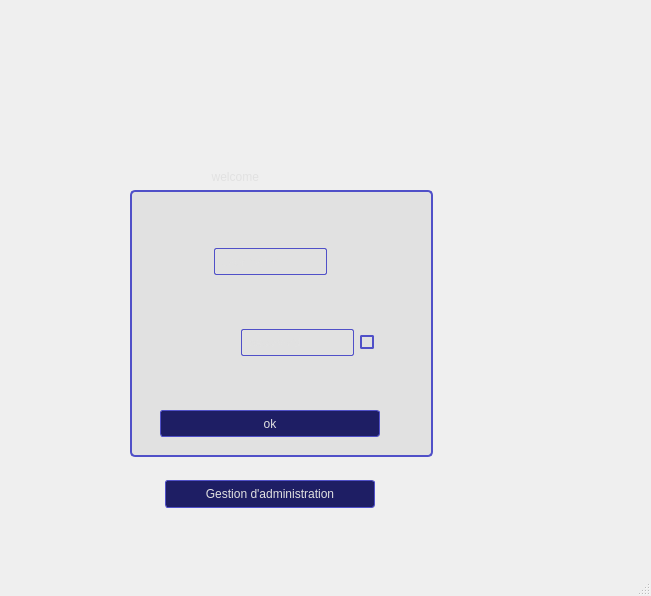
<?xml version="1.0" encoding="UTF-8"?>
<ui version="4.0">
 <class>log_in</class>
 <widget class="QMainWindow" name="log_in">
  <property name="geometry">
   <rect>
    <x>0</x>
    <y>0</y>
    <width>651</width>
    <height>596</height>
   </rect>
  </property>
  <property name="minimumSize">
   <size>
    <width>651</width>
    <height>596</height>
   </size>
  </property>
  <property name="maximumSize">
   <size>
    <width>651</width>
    <height>596</height>
   </size>
  </property>
  <property name="windowTitle">
   <string/>
  </property>
  <property name="styleSheet">
   <string notr="true"/>
  </property>
  <widget class="QWidget" name="centralwidget">
   <widget class="QGroupBox" name="groupBox">
    <property name="geometry">
     <rect>
      <x>130</x>
      <y>170</y>
      <width>303</width>
      <height>297</height>
     </rect>
    </property>
    <property name="styleSheet">
     <string notr="true">QWidget {
    background-color: rgb(225, 225, 225);
    color: rgb(225, 225, 225);
}
/* ---------------------------------------------------------------------------------------------------- */


/* QGroupBox */
/* ---------------------------------------------------------------------------------------------------- */
QGroupBox {
    border: 2px solid;
    border-radius: 5px;

    margin-top: 20px;
    margin-bottom: 10px;

    border-color: rgb(80, 80, 200);
}

QGroupBox::title {
    subcontrol-origin: margin;
    subcontrol-position: top left;
    padding-left: 3px;
}
/* ---------------------------------------------------------------------------------------------------- */

QFrame#horizontalLineMiddleSeparator {
    background-color: rgb(80, 80, 200 );
}

/* Process Scanner QFrame horizontal lines  */
/* ---------------------------------------------------------------------------------------------------- */
QFrame#lineScanner {
    background-color: rgb(80, 80, 200);
}

QFrame#lineScanFilters {
    background-color: rgb(80, 80, 200);
}
/* ---------------------------------------------------------------------------------------------------- */


/* QSpinBox  */
/* ---------------------------------------------------------------------------------------------------- */
QSpinBox {
    border: 1px solid rgb(80, 80, 200);
}

QSpinBox::up-arrow {
    image: url(:/icons/up-arrow.png);
}

QSpinBox::down-arrow {
    image: url(:/icons/down-arrow.png);
}

QSpinBox::text {
    background-color: rgb(80, 80, 200);
}
/* ---------------------------------------------------------------------------------------------------- */




/* QSlider horizontal/vertical  */
/* ---------------------------------------------------------------------------------------------------- */
QSlider:horizontal,
QSlider:vertical {
    background-color: rgb(40, 40, 100);
    height: 18px;
}

QSlider::groove:horizontal {
    height: 18px;
    background-color: transparent;
}

QSlider::handle:horizontal {
    background-color: rgb(80, 80, 200);
    width: 10px;
    height: 18px;
}

QSlider::handle:horizontal:hover,
QSlider::handle:vertical:hover {
    background-color: rgb(150, 150, 250);
}
/* ---------------------------------------------------------------------------------------------------- */




/* QLineEdit &amp; QTextEdit */
/* ---------------------------------------------------------------------------------------------------- */
QLineEdit,
QTextEdit {
    border: 1px solid;
    border-radius: 2px;
    border-color: rgb(80, 80, 200);
    min-height: 25px;
    padding-left: 5px;
}

QLineEdit[text=&quot;&quot;] {
    color: rgb(100, 100, 150);
}

QLineEdit::disabled {
    color: rgb(100, 100, 150);
    border-color: rgb(50, 50, 100);
}
/* ---------------------------------------------------------------------------------------------------- */




/* QMenu */
/* ---------------------------------------------------------------------------------------------------- */
QMenu {
    border: 1px solid;
    border-radius: 2px;
    border-color: rgb(80, 80, 200);

}

QMenu::item {
    color: rgb(150, 150, 250);
    border: 1px solid;
    border-color: rgb(80, 80, 200);

    padding: 5px;

    outline: 0;
}

QMenu::item:selected {
    background-color: rgb(40, 40, 200);
}

QMenu::indicator {
    margin-left: 4px;
}

QMenu::indicator:checked {
    border: 2px solid;
    border-radius: 2px;

    border-color:   rgb(80, 80, 200);
    background-color: rgb(80, 80, 200);

}

QMenu::indicator:unchecked {
    border: 2px solid;
    border-radius: 2px;

    border-color:   rgb(80, 80, 200);
    color: rgb(100, 100, 150);
}
/* ---------------------------------------------------------------------------------------------------- */




/* QHeaderView */
/* ---------------------------------------------------------------------------------------------------- */
QHeaderView::section:horizontal,
QHeaderView::section:vertical
{
    background-color: rgb(30, 30, 100);
}
/* ---------------------------------------------------------------------------------------------------- */




/* QScrollBar  */
/* ---------------------------------------------------------------------------------------------------- */
QScrollBar:vertical,
QScrollBar:horizontal {

    border-color: rgb(90, 90, 255);
}

QScrollBar::handle:vertical,
QScrollBar::handle:horizontal {
    background-color: rgb(40, 40, 150);
}

QScrollBar::handle:hover:vertical,
QScrollBar::handle:hover:horizontal {
    background-color: rgb(40, 40, 200);
}

QScrollBar::up-arrow:horizontal,
QScrollBar::down-arrow:horizontal,
QScrollBar::sub-line:vertical,
QScrollBar::add-line:vertical {
    background-color: rgb(20, 20, 30);
    color: rgb(20, 20, 30);
}

QScrollBar::up-arrow:vertical,
QScrollBar::down-arrow:vertical,
QScrollBar::up-arrow:horizontal,
QScrollBar::down-arrow:horizontal {
    background-color: rgb(20, 20, 30);
    border-color: rgb(20, 20, 30);
    color: rgb(20, 20, 30);
}

QScrollBar::add-page:horizontal,
QScrollBar::sub-page:horizontal,
QScrollBar::add-page:vertical,
QScrollBar::sub-page:vertical {
    background-color: rgb(20, 20, 30);
}
/* ---------------------------------------------------------------------------------------------------- */





/* Tree/List/Table Views  */
/* ---------------------------------------------------------------------------------------------------- */
QTreeView,
QListView,
QListView {
    border: 2px solid;
    border-color: rgb(80, 80, 200);
    border-radius: 5px;
    outline: 0;
}

QTreeView::item,
QListView::item,
QTableView::item {
    background-color: rgb(20, 20, 90);
    outline: 0;
}

QTreeView::item:alternate,
QListView::item:alternate,
QTableView::item:alternate {
    background-color: rgb(30, 30, 110);
    outline: 0;
}

QTreeView::item:hover,
QTreeView::item:alternate:hover,
QListView::item:hover,
QListView::item:alternate:hover,
QTableView::item:hover,
QTableView::item:alternate:hover {
    background-color: rgb(30, 30, 150);
}

QListView::item:selected,
QTreeView::item:selected,
QTableView::item:selected,
QTreeView::item:alternate:selected,
QListVew::item:alternate:selected,
QTableView::item:alternate:selected {
    background-color: rgb(40, 40, 200);
    color: rgb(150, 150, 250);
    outline: 0;
}

QTreeView:branch {
    background-color: rgb(20, 20, 90);
}

QTreeView:branch:has-siblings:adjoins-item {
  border-image: url(&quot;:/icons/branch-child-guide.png&quot;) 0;
}

QTreeView:branch:!has-children:!has-siblings:adjoins-item {
    border-image: url(&quot;:/icons/branch-end-guide.png&quot;) 0;
}

QTreeView:branch:has-children:!has-siblings:closed,
QTreeView:branch:closed:has-children:has-siblings {
  border-image: none;
  image: url(:/icons/branch-closed.png);
}

QTreeView:branch:open:has-children:!has-siblings,
QTreeView:branch:open:has-children:has-siblings {
    border-image: none;
    image: url(://icons/branch-open.png);
}
/* ---------------------------------------------------------------------------------------------------- */

/* QComboBox  */
/* ---------------------------------------------------------------------------------------------------- */
QComboBox {
    border: 1px solid;
    border-color: rgb(80, 80, 200);
    min-height: 25px;
    padding-left: 5px;
    border-radius: 2px;
}

QComboBox::hover {
    background-color: rgb(40, 40, 200);
}

QComboBox:disabled {

    color: rgb(100, 100, 150);
    border-color: rgb(50, 50, 100);
}

QComboBox QAbstractItemView {
    border: 0px solid;
    border-radius: 2px;
    border-color: rgb(80, 80, 200);
}

QComboBox QAbstractItemView::item {
    color: rgb(150, 150, 250);

    border: 1px solid;
    border-color: rgb(80, 80, 200);


    padding-top: 3px;
    padding-bottom: 3px;

    outline: 0;
}


QComboBox QAbstractItemView::indicator:checked {
    border: 2px solid;
    border-radius: 2px;

    border-color:   rgb(80, 80, 200);
    background-color: rgb(80, 80, 200);
}


QComboBox QAbstractItemView::indicator:unchecked {
    border: 2px solid;
    border-radius: 2px;

    border-color:   rgb(80, 80, 200);
    color: rgb(100, 100, 150);
}

QComboBox QAbstractItemView::item:hover {
    background-color: rgb(40, 40, 200);
    color: rgb(150, 150, 250);
    outline: 0;
}

QComboBox QAbstractItemView::focus {
    border-color: rgb(150, 130, 250);
    outline: 0;
}

QComboBox::down-arrow {
    image: url(:/icons/down-arrow.png);
}
/* ---------------------------------------------------------------------------------------------------- */




/* QCheckBox  */
/* ---------------------------------------------------------------------------------------------------- */
QCheckBox::indicator:checked {
    border: 2px solid;
    border-radius: 2px;

    border-color:   rgb(80, 80, 200);
    background-color: rgb(80, 80, 200);
}


QCheckBox::indicator:unchecked {
    border: 2px solid;
    border-radius: 2px;

    border-color:   rgb(80, 80, 200);
    color: rgb(100, 100, 150);
}
/* ---------------------------------------------------------------------------------------------------- */




/* QPushButton */
/* ---------------------------------------------------------------------------------------------------- */
QPushButton {
    border: 1px solid;
    border-radius: 3px;
    background-color: rgb(30, 30, 100);
    border-color: rgb(80, 80, 200);
    min-height: 25px;
    padding-left: 5px;
    padding-right: 5px;
}

QPushButton::hover {
    background-color: rgb(40, 40, 200);
}

QPushButton::pressed {
    background-color: rgb(50, 50, 220);
}

QPushButton::disabled {
    background-color: rgb(20, 20, 50);
    color: rgb(100, 100, 150);
    border-color: rgb(50, 50, 100);
}

QPushButton::focus {
    border-color: rgb(130, 130, 200);
    outline: 0;
}</string>
    </property>
    <property name="title">
     <string>                       welcome</string>
    </property>
    <widget class="QWidget" name="layoutWidget">
     <property name="geometry">
      <rect>
       <x>30</x>
       <y>30</y>
       <width>220</width>
       <height>237</height>
      </rect>
     </property>
     <layout class="QVBoxLayout" name="verticalLayout">
      <item>
       <spacer name="verticalSpacer">
        <property name="orientation">
         <enum>Qt::Vertical</enum>
        </property>
        <property name="sizeHint" stdset="0">
         <size>
          <width>20</width>
          <height>40</height>
         </size>
        </property>
       </spacer>
      </item>
      <item>
       <layout class="QHBoxLayout" name="horizontalLayout_2">
        <item>
         <spacer name="horizontalSpacer_3">
          <property name="orientation">
           <enum>Qt::Horizontal</enum>
          </property>
          <property name="sizeHint" stdset="0">
           <size>
            <width>40</width>
            <height>20</height>
           </size>
          </property>
         </spacer>
        </item>
        <item>
         <widget class="QLineEdit" name="lineEdit_loginusername">
          <property name="placeholderText">
           <string>user name</string>
          </property>
         </widget>
        </item>
        <item>
         <spacer name="horizontalSpacer_4">
          <property name="orientation">
           <enum>Qt::Horizontal</enum>
          </property>
          <property name="sizeHint" stdset="0">
           <size>
            <width>40</width>
            <height>20</height>
           </size>
          </property>
         </spacer>
        </item>
       </layout>
      </item>
      <item>
       <spacer name="verticalSpacer_2">
        <property name="orientation">
         <enum>Qt::Vertical</enum>
        </property>
        <property name="sizeHint" stdset="0">
         <size>
          <width>20</width>
          <height>40</height>
         </size>
        </property>
       </spacer>
      </item>
      <item>
       <layout class="QHBoxLayout" name="horizontalLayout">
        <item>
         <spacer name="horizontalSpacer">
          <property name="orientation">
           <enum>Qt::Horizontal</enum>
          </property>
          <property name="sizeHint" stdset="0">
           <size>
            <width>40</width>
            <height>20</height>
           </size>
          </property>
         </spacer>
        </item>
        <item>
         <widget class="QLineEdit" name="lineEdit_loginpwd">
          <property name="echoMode">
           <enum>QLineEdit::Password</enum>
          </property>
          <property name="placeholderText">
           <string>password</string>
          </property>
         </widget>
        </item>
        <item>
         <widget class="QCheckBox" name="Login_check_PassShowHide">
          <property name="styleSheet">
           <string notr="true">QCheckBox::indicator {
 width: 40px;
 height: 20px;
}
QCheckBox::indicator:checked{
	image: url(C:/Users/user/Documents/projet-C-/IMG8RES FOR QT/icons8-private-wall-mount-camera-50.png);
}
QCheckBox::indicator:unchecked{
	image: url(C:/Users/user/Documents/projet-C-/IMG8RES FOR QT/icons8-wall-mount-camera-error-50.png);
}
background-color: rgb(255, 255, 255);</string>
          </property>
          <property name="text">
           <string/>
          </property>
         </widget>
        </item>
       </layout>
      </item>
      <item>
       <spacer name="verticalSpacer_3">
        <property name="orientation">
         <enum>Qt::Vertical</enum>
        </property>
        <property name="sizeHint" stdset="0">
         <size>
          <width>20</width>
          <height>40</height>
         </size>
        </property>
       </spacer>
      </item>
      <item>
       <widget class="QPushButton" name="pushButton">
        <property name="text">
         <string>ok</string>
        </property>
        <property name="shortcut">
         <string>Return</string>
        </property>
       </widget>
      </item>
     </layout>
    </widget>
   </widget>
   <widget class="QPushButton" name="pushButton_2">
    <property name="geometry">
     <rect>
      <x>165</x>
      <y>480</y>
      <width>210</width>
      <height>28</height>
     </rect>
    </property>
    <property name="styleSheet">
     <string notr="true">QWidget {
    background-color: rgb(225, 225, 225);
    color: rgb(225, 225, 225);
}
/* ---------------------------------------------------------------------------------------------------- */


/* QGroupBox */
/* ---------------------------------------------------------------------------------------------------- */
QGroupBox {
    border: 2px solid;
    border-radius: 5px;

    margin-top: 20px;
    margin-bottom: 10px;

    border-color: rgb(80, 80, 200);
}

QGroupBox::title {
    subcontrol-origin: margin;
    subcontrol-position: top left;
    padding-left: 3px;
}
/* ---------------------------------------------------------------------------------------------------- */

QFrame#horizontalLineMiddleSeparator {
    background-color: rgb(80, 80, 200 );
}

/* Process Scanner QFrame horizontal lines  */
/* ---------------------------------------------------------------------------------------------------- */
QFrame#lineScanner {
    background-color: rgb(80, 80, 200);
}

QFrame#lineScanFilters {
    background-color: rgb(80, 80, 200);
}
/* ---------------------------------------------------------------------------------------------------- */


/* QSpinBox  */
/* ---------------------------------------------------------------------------------------------------- */
QSpinBox {
    border: 1px solid rgb(80, 80, 200);
}

QSpinBox::up-arrow {
    image: url(:/icons/up-arrow.png);
}

QSpinBox::down-arrow {
    image: url(:/icons/down-arrow.png);
}

QSpinBox::text {
    background-color: rgb(80, 80, 200);
}
/* ---------------------------------------------------------------------------------------------------- */




/* QSlider horizontal/vertical  */
/* ---------------------------------------------------------------------------------------------------- */
QSlider:horizontal,
QSlider:vertical {
    background-color: rgb(40, 40, 100);
    height: 18px;
}

QSlider::groove:horizontal {
    height: 18px;
    background-color: transparent;
}

QSlider::handle:horizontal {
    background-color: rgb(80, 80, 200);
    width: 10px;
    height: 18px;
}

QSlider::handle:horizontal:hover,
QSlider::handle:vertical:hover {
    background-color: rgb(150, 150, 250);
}
/* ---------------------------------------------------------------------------------------------------- */




/* QLineEdit &amp; QTextEdit */
/* ---------------------------------------------------------------------------------------------------- */
QLineEdit,
QTextEdit {
    border: 1px solid;
    border-radius: 2px;
    border-color: rgb(80, 80, 200);
    min-height: 25px;
    padding-left: 5px;
}

QLineEdit[text=&quot;&quot;] {
    color: rgb(100, 100, 150);
}

QLineEdit::disabled {
    color: rgb(100, 100, 150);
    border-color: rgb(50, 50, 100);
}
/* ---------------------------------------------------------------------------------------------------- */




/* QMenu */
/* ---------------------------------------------------------------------------------------------------- */
QMenu {
    border: 1px solid;
    border-radius: 2px;
    border-color: rgb(80, 80, 200);

}

QMenu::item {
    color: rgb(150, 150, 250);
    border: 1px solid;
    border-color: rgb(80, 80, 200);

    padding: 5px;

    outline: 0;
}

QMenu::item:selected {
    background-color: rgb(40, 40, 200);
}

QMenu::indicator {
    margin-left: 4px;
}

QMenu::indicator:checked {
    border: 2px solid;
    border-radius: 2px;

    border-color:   rgb(80, 80, 200);
    background-color: rgb(80, 80, 200);

}

QMenu::indicator:unchecked {
    border: 2px solid;
    border-radius: 2px;

    border-color:   rgb(80, 80, 200);
    color: rgb(100, 100, 150);
}
/* ---------------------------------------------------------------------------------------------------- */




/* QHeaderView */
/* ---------------------------------------------------------------------------------------------------- */
QHeaderView::section:horizontal,
QHeaderView::section:vertical
{
    background-color: rgb(30, 30, 100);
}
/* ---------------------------------------------------------------------------------------------------- */




/* QScrollBar  */
/* ---------------------------------------------------------------------------------------------------- */
QScrollBar:vertical,
QScrollBar:horizontal {

    border-color: rgb(90, 90, 255);
}

QScrollBar::handle:vertical,
QScrollBar::handle:horizontal {
    background-color: rgb(40, 40, 150);
}

QScrollBar::handle:hover:vertical,
QScrollBar::handle:hover:horizontal {
    background-color: rgb(40, 40, 200);
}

QScrollBar::up-arrow:horizontal,
QScrollBar::down-arrow:horizontal,
QScrollBar::sub-line:vertical,
QScrollBar::add-line:vertical {
    background-color: rgb(20, 20, 30);
    color: rgb(20, 20, 30);
}

QScrollBar::up-arrow:vertical,
QScrollBar::down-arrow:vertical,
QScrollBar::up-arrow:horizontal,
QScrollBar::down-arrow:horizontal {
    background-color: rgb(20, 20, 30);
    border-color: rgb(20, 20, 30);
    color: rgb(20, 20, 30);
}

QScrollBar::add-page:horizontal,
QScrollBar::sub-page:horizontal,
QScrollBar::add-page:vertical,
QScrollBar::sub-page:vertical {
    background-color: rgb(20, 20, 30);
}
/* ---------------------------------------------------------------------------------------------------- */





/* Tree/List/Table Views  */
/* ---------------------------------------------------------------------------------------------------- */
QTreeView,
QListView,
QListView {
    border: 2px solid;
    border-color: rgb(80, 80, 200);
    border-radius: 5px;
    outline: 0;
}

QTreeView::item,
QListView::item,
QTableView::item {
    background-color: rgb(20, 20, 90);
    outline: 0;
}

QTreeView::item:alternate,
QListView::item:alternate,
QTableView::item:alternate {
    background-color: rgb(30, 30, 110);
    outline: 0;
}

QTreeView::item:hover,
QTreeView::item:alternate:hover,
QListView::item:hover,
QListView::item:alternate:hover,
QTableView::item:hover,
QTableView::item:alternate:hover {
    background-color: rgb(30, 30, 150);
}

QListView::item:selected,
QTreeView::item:selected,
QTableView::item:selected,
QTreeView::item:alternate:selected,
QListVew::item:alternate:selected,
QTableView::item:alternate:selected {
    background-color: rgb(40, 40, 200);
    color: rgb(150, 150, 250);
    outline: 0;
}

QTreeView:branch {
    background-color: rgb(20, 20, 90);
}

QTreeView:branch:has-siblings:adjoins-item {
  border-image: url(&quot;:/icons/branch-child-guide.png&quot;) 0;
}

QTreeView:branch:!has-children:!has-siblings:adjoins-item {
    border-image: url(&quot;:/icons/branch-end-guide.png&quot;) 0;
}

QTreeView:branch:has-children:!has-siblings:closed,
QTreeView:branch:closed:has-children:has-siblings {
  border-image: none;
  image: url(:/icons/branch-closed.png);
}

QTreeView:branch:open:has-children:!has-siblings,
QTreeView:branch:open:has-children:has-siblings {
    border-image: none;
    image: url(://icons/branch-open.png);
}
/* ---------------------------------------------------------------------------------------------------- */

/* QComboBox  */
/* ---------------------------------------------------------------------------------------------------- */
QComboBox {
    border: 1px solid;
    border-color: rgb(80, 80, 200);
    min-height: 25px;
    padding-left: 5px;
    border-radius: 2px;
}

QComboBox::hover {
    background-color: rgb(40, 40, 200);
}

QComboBox:disabled {

    color: rgb(100, 100, 150);
    border-color: rgb(50, 50, 100);
}

QComboBox QAbstractItemView {
    border: 0px solid;
    border-radius: 2px;
    border-color: rgb(80, 80, 200);
}

QComboBox QAbstractItemView::item {
    color: rgb(150, 150, 250);

    border: 1px solid;
    border-color: rgb(80, 80, 200);


    padding-top: 3px;
    padding-bottom: 3px;

    outline: 0;
}


QComboBox QAbstractItemView::indicator:checked {
    border: 2px solid;
    border-radius: 2px;

    border-color:   rgb(80, 80, 200);
    background-color: rgb(80, 80, 200);
}


QComboBox QAbstractItemView::indicator:unchecked {
    border: 2px solid;
    border-radius: 2px;

    border-color:   rgb(80, 80, 200);
    color: rgb(100, 100, 150);
}

QComboBox QAbstractItemView::item:hover {
    background-color: rgb(40, 40, 200);
    color: rgb(150, 150, 250);
    outline: 0;
}

QComboBox QAbstractItemView::focus {
    border-color: rgb(150, 130, 250);
    outline: 0;
}

QComboBox::down-arrow {
    image: url(:/icons/down-arrow.png);
}
/* ---------------------------------------------------------------------------------------------------- */




/* QCheckBox  */
/* ---------------------------------------------------------------------------------------------------- */
QCheckBox::indicator:checked {
    border: 2px solid;
    border-radius: 2px;

    border-color:   rgb(80, 80, 200);
    background-color: rgb(80, 80, 200);
}


QCheckBox::indicator:unchecked {
    border: 2px solid;
    border-radius: 2px;

    border-color:   rgb(80, 80, 200);
    color: rgb(100, 100, 150);
}
/* ---------------------------------------------------------------------------------------------------- */




/* QPushButton */
/* ---------------------------------------------------------------------------------------------------- */
QPushButton {
    border: 1px solid;
    border-radius: 3px;
    background-color: rgb(30, 30, 100);
    border-color: rgb(80, 80, 200);
    min-height: 25px;
    padding-left: 5px;
    padding-right: 5px;
}

QPushButton::hover {
    background-color: rgb(40, 40, 200);
}

QPushButton::pressed {
    background-color: rgb(50, 50, 220);
}

QPushButton::disabled {
    background-color: rgb(20, 20, 50);
    color: rgb(100, 100, 150);
    border-color: rgb(50, 50, 100);
}

QPushButton::focus {
    border-color: rgb(130, 130, 200);
    outline: 0;
}</string>
    </property>
    <property name="text">
     <string>Gestion d'administration</string>
    </property>
   </widget>
   <widget class="QLabel" name="label_gif">
    <property name="geometry">
     <rect>
      <x>220</x>
      <y>50</y>
      <width>171</width>
      <height>121</height>
     </rect>
    </property>
    <property name="text">
     <string/>
    </property>
    <property name="scaledContents">
     <bool>false</bool>
    </property>
   </widget>
   <widget class="QLabel" name="label_date">
    <property name="geometry">
     <rect>
      <x>450</x>
      <y>40</y>
      <width>111</width>
      <height>51</height>
     </rect>
    </property>
    <property name="text">
     <string/>
    </property>
   </widget>
  </widget>
  <widget class="QMenuBar" name="menubar">
   <property name="geometry">
    <rect>
     <x>0</x>
     <y>0</y>
     <width>651</width>
     <height>26</height>
    </rect>
   </property>
  </widget>
  <widget class="QStatusBar" name="statusbar"/>
 </widget>
 <resources/>
 <connections/>
</ui>
